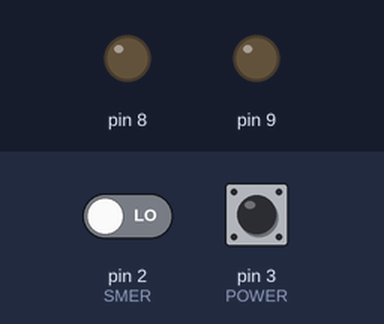
Recording of a sketch running on a simulated Arduino Uno, built with avr-gcc and run on an emulated ATmega328P. Shown: output pins drawn as LEDs (lit = HIGH). The inputs (shaded band) are chosen by the test bench; at power-on: pin 3 (POWER) LOW, pin 2 (SMER) LOW.

Above: at 1.2 s.
1.3 s: pin 3 (POWER) driven HIGH
At 2.2 s:
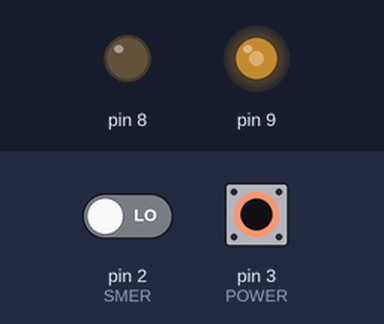
3.0 s: pin 2 (SMER) driven HIGH
At 4.4 s:
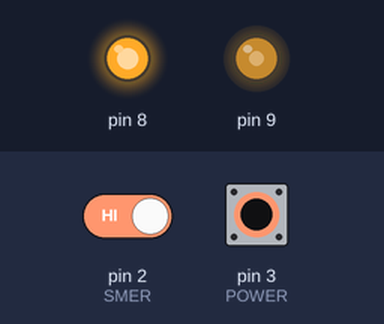
4.7 s: pin 3 (POWER) pulsed LOW 2 times (0.12 s each, 0.3 s apart)
At 6.6 s:
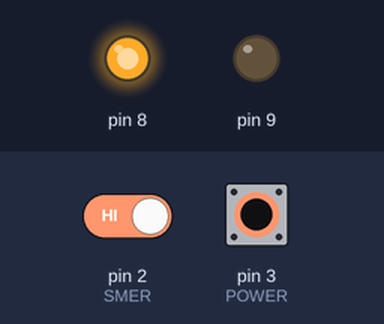
6.9 s: pin 3 (POWER) pulsed LOW 5 times (0.12 s each, 0.3 s apart)
At 9.4 s:
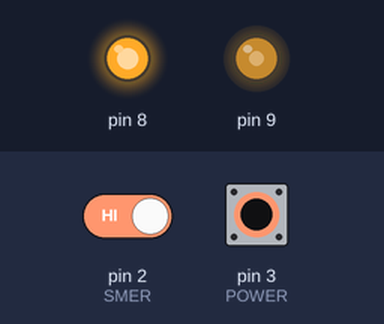
Timing chart, 0 to 10.9 s (numbered marks = the images above; inputs shaded):
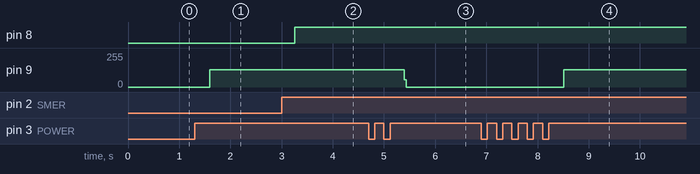

Measured:
- after the input at 1.3 s, pin 9: 0/255 → 129/255 after 0.29 s
- after the input at 3.0 s, pin 8: LOW → HIGH after 0.25 s
- after the input at 4.7 s, pin 9: 129/255 → 0/255 after 0.69 s
- after the input at 6.9 s, pin 9: 0/255 → 129/255 after 1.6 s

The sketch:

sketch_dec10a.ino
```cpp
int SMER = 2;
int POWER = 3;

volatile int lightsOn = 0;
volatile int powerOn = 0;

long buttonTimerSmer = 0;
long buttonTimerPower = 0;

long longPressTime = 250;

boolean buttonActiveSmer = false;
boolean buttonActivePower = false;

boolean longPressActiveSmer = false;
boolean longPressActivePower = false;

void setup() {
  pinMode(8, OUTPUT);
  pinMode(9, OUTPUT);
  digitalWrite(8, LOW);
  digitalWrite(9, LOW);

  pinMode(SMER, INPUT);
  pinMode(POWER, INPUT);
}

void loop() {
  // POWER
  if (digitalRead(POWER) == HIGH) {//high za pull down
    if (buttonActivePower == false) {
      buttonActivePower = true;
      buttonTimerPower = millis();
    }
    if ((millis() - buttonTimerPower > longPressTime) && (longPressActivePower == false)) {
      longPressActivePower = true;
        if(!powerOn){
          powerOn = 1;
        }
        else{
          powerOn = 0;
        }
      }
  }else {
    buttonActivePower = false;
    longPressActivePower = false;
  }

  // SMER
  if (digitalRead(SMER) == HIGH) {//high za pull down
    if (buttonActiveSmer == false) {
      buttonActiveSmer = true;
      buttonTimerSmer = millis();
    }
    if ((millis() - buttonTimerSmer > longPressTime) && (longPressActiveSmer == false)) {
      longPressActiveSmer = true;
        if(!lightsOn){
          digitalWrite(8, HIGH);
          lightsOn = 1;
        }
        else{
          digitalWrite(8, LOW);
          lightsOn = 0;
        }
      }
  }else {
    buttonActiveSmer = false;
    longPressActiveSmer = false;
  }


  if(powerOn == 1){
    digitalWrite(9, HIGH);
    delay(1);
    digitalWrite(9, LOW);
    delay(1);
  }

}
```
